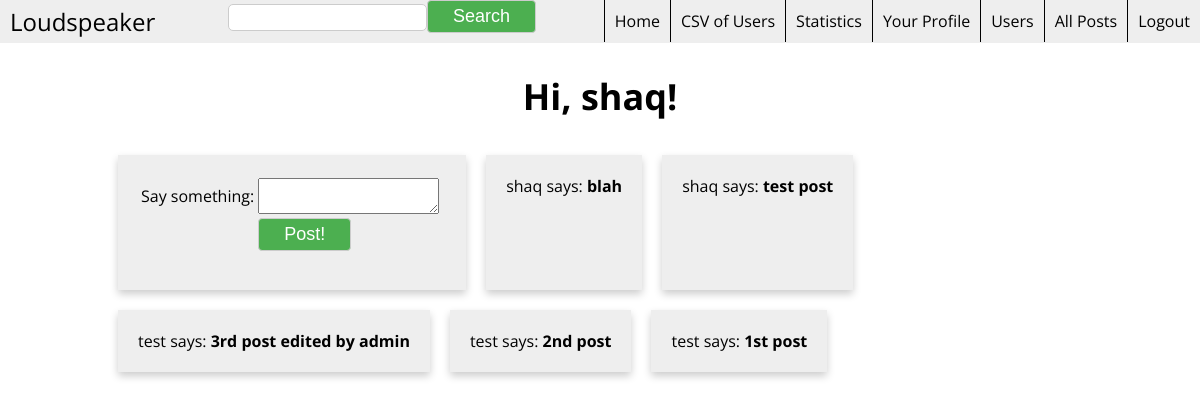
Screenshot of /index (signed in) with the database file from the repository.
### app/models.py (models this page shows, shortened)
class User(db.Model):
    id = db.Column(db.Integer, primary_key = True)
    username = db.Column(db.String(64), index=True, unique=True)
    nickname = db.Column(db.String(64), index=True, unique = False)
    firstname = db.Column(db.String(64), index=True, unique = False)
    lastname = db.Column(db.String(64), index=True, unique=False)
    password = db.Column(db.String(120), index = True, unique = False)
    email = db.Column(db.String(120), index=True, unique=True)
    posts = db.relationship('Post', backref = 'author', lazy = 'dynamic')
    about_me = db.Column(db.String(140))
    last_seen = db.Column(db.DateTime)
    is_admin = db.Column(db.Boolean)
    followed = db.relationship('User',
                               secondary=followers,
                               primaryjoin=(followers.c.follower_id == id),
                               secondaryjoin=(followers.c.followed_id == id),
                               backref=db.backref('followers', lazy='dynamic'),
                               lazy='dynamic')
    @property
    def is_authenticated(self):
        return True
    def followed_posts(self):
        return Post.query.join(followers, (followers.c.followed_id == Post.user_id)).filter(followers.c.follower_id == self.id).order_by(Post.timestamp.desc())

class Post(db.Model):
    __searchable__ = ['body']
    id = db.Column(db.Integer, primary_key = True)
    body = db.Column(db.String(140))
    timestamp = db.Column(db.DateTime)
    user_id = db.Column(db.Integer, db.ForeignKey('user.id'))

### app/views.py (the view)
@app.route('/', methods=['GET', 'POST'])
@app.route('/index', methods=['GET', 'POST'])
@login_required
def index():
    form = PostForm()
    if form.validate_on_submit():
        post = Post(body=form.post.data, timestamp=datetime.utcnow(), author=g.user)
        db.session.add(post)
        db.session.commit()
        flash('Your post is now live!')
        return redirect(url_for('index'))
    posts = g.user.followed_posts().order_by(Post.timestamp.desc()).all()
    return render_template('index.html',
                           title='Home',
                           form=form,
                           posts=posts)

### app/forms.py
class SearchForm(Form):
    search = StringField('search', validators=[DataRequired()])

class PostForm(Form):
    post = TextAreaField('post', validators=[DataRequired()])

### app/views.py (called while the page is built)
@lm.user_loader
def load_user(id):
    return User.query.get(int(id))

@app.before_request
def before_request():
    g.user = current_user
    if g.user.is_authenticated:
        g.user.last_seen = datetime.utcnow()
        db.session.add(g.user)
        db.session.commit()
        g.search_form = SearchForm()

### app/templates/index.html (shortened to what this page needs)
{% extends "base.html" %}
{% block content %}
<h1 class="title-big">Hi, {{ g.user.nickname }}!</h1>
<div class="flex">
  <div class="card">
    <form action="" method="post" name="post">
      <table>
        <tr>
          <td>Say something:</td>
          <td>{{ form.post(size=30, maxlength=140) }}</td>
          <td>
          </td>
        </tr>
        <tr>
          <td></td>
          <td><input type="submit" value="Post!"></td>
          <td></td>
        </tr>
      </table>
    </form>
  </div>
  {% for post in posts %}
  {% include 'post.html' %}
  {% endfor %}
</div>
{% endblock %}

### app/templates/post.html
<div class="card">
  {{ post.author.nickname }} says: <b>{{ post.body }}</b>
</div>

### app/static/css/style.css (style rules this page uses)
body { font-family: "Open Sans", sans-serif; text-align: center; }
.flex { margin: 20px 50px; padding 10px; display: flex; flex-flow: row wrap; }
.card { padding: 20px; margin: 10px; text-align: left; background-color: #eeeeee; box-shadow: 0 4px 8px 0 rgba(0,0,0,0.2); display: inline-block; max-width: 40%; word-wrap: break-word; }
.title-big { font-size: 36px; font-weight: bold; display: block; width: 100%; text-align: center; }
input[type=text], input[type=password] { display: inline-block; border: 1px solid #cccccc; border-radius: 5px; padding: 5px 10px; }
input[type=submit] { background-color: #4CAF50; color: white; font-size: 18px; padding: 5px 25px; border: 1px solid #ccc; border-radius: 4px; cursor: pointer; }

### rows the page displays
User: user.nickname "shaq"
Post: author.nickname "shaq", body "blah"
Post: author.nickname "shaq", body "test post"
Post: author.nickname "test", body "3rd post edited by admin"
Post: author.nickname "test", body "2nd post"
Post: author.nickname "test", body "1st post"
